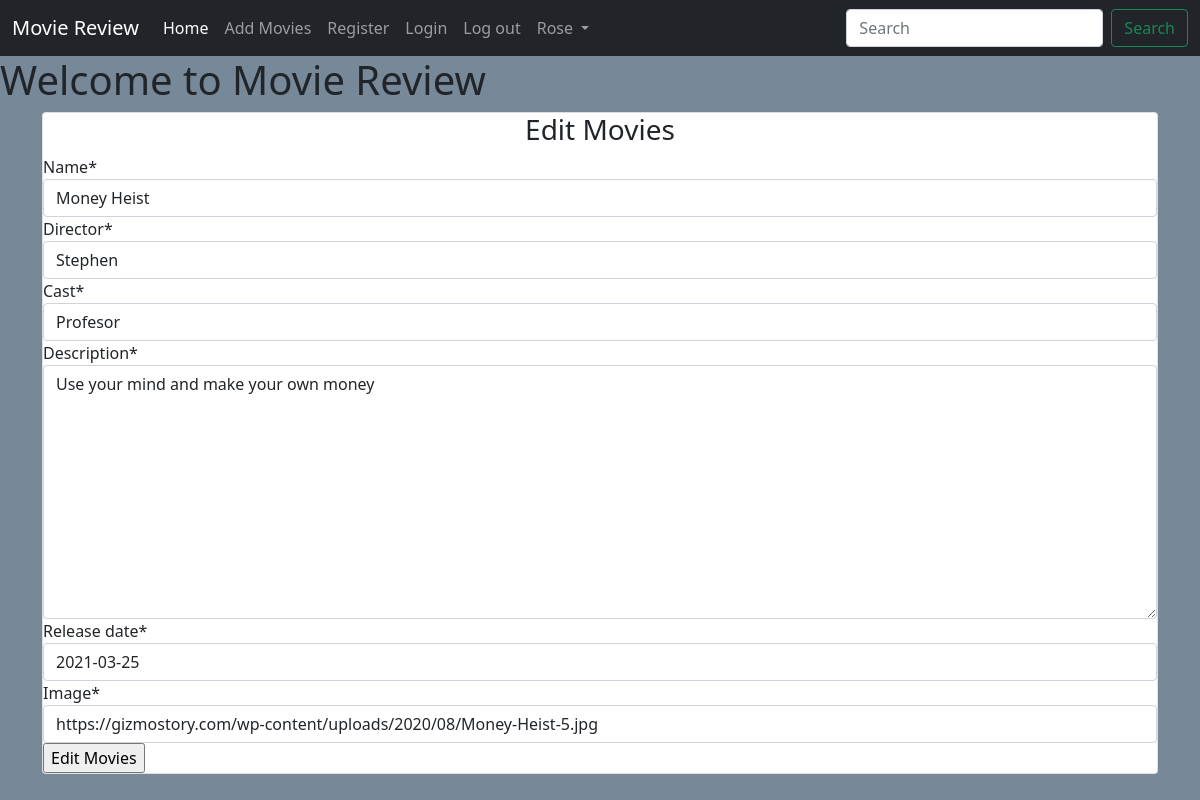
The app's page /editmovies/2/ (signed in) with its own data.
### main/models.py (models this page shows, shortened)
class Movie(models.Model):
    name = models.CharField(max_length=250)
    director = models.CharField(max_length=100)
    cast = models.CharField(max_length=1000)
    description = models.TextField(max_length=6000)
    release_date = models.DateField()
    averageRating = models.FloatField(default=0)
    image = models.URLField(default=None, null=True)

### main/views.py (the view)
# urls.py: path('editmovies/<int:id>/', views.edit_movies, name='edit_movies'),
@login_required()
def edit_movies(request, id):
    movie = Movie.objects.get(id=id)
    if request.method == 'POST':
        form = MovieForm(request.POST or None, instance=movie)
        if form.is_valid():
            data = form.save(commit=False)
            data.save()
            return redirect("main:details", id)
    else:
        form = MovieForm(instance=movie)
    return render(request,'main/addmovies.html', {"form": form, "controller":"Edit Movies"})

### main/forms.py
class MovieForm(forms.ModelForm):
    class Meta:
        model = Movie
        fields = ('name', 'director', 'cast', 'description', 'release_date', 'image')

### main/templates/main/addmovies.html (shortened to what this page needs)
{% extends 'main/base.html' %}
{% load crispy_forms_tags %}
{% block content %}
<div class="container">
    <div class="card">
       <div class="card-content">
          <h3 class="text-center">{{ controller }}</h3>
          <form action="" method="POST">
            {{form | crispy}}
            <input type="submit" value="{{controller}}" />
          </form>
       </div>
    </div>
</div>
{% endblock %}

### main/templates/main/base.html (shortened to what this page needs)
<!doctype html>
<html lang="en">
<head>
  <link href="https://cdn.jsdelivr.net/npm/bootstrap@5.0.0-beta3/dist/css/bootstrap.min.css" rel="stylesheet"
>
  {% load staticfiles %}
  <link rel="stylesheet" href="{% static 'css/main.css' %}">
</head>
<body>
  <nav class="navbar navbar-expand-lg navbar-dark bg-dark text-white">
    <div class="container-fluid">
    <a class="navbar-brand" href="{% url 'main:home' %}">Movie Review</a>
    <div class="collapse navbar-collapse" id="navbarSupportedContent">
      <ul class="navbar-nav  me-auto mb-2 mb-lg-0">
        <li class="nav-item ">
          <a class="nav-link  active" href="{% url 'main:home' %}">Home</a>
        </li>
        <li class="nav-item">
          <a class="nav-link" href="{% url 'main:add_movies' %}">Add Movies</a>
        </li>
        <li class="nav-item">
          <a class="nav-link" href="{% url 'accounts:register' %}">Register</a>
        </li>
        <li class="nav-item">
          <a class="nav-link" href="{% url 'accounts:login' %}">Login</a>
        </li>
        <li class="nav-item">
          <a class="nav-link" href="{% url 'accounts:logout' %}">Log out </a>
        </li>
        {% if user.is_authenticated %}
        <li class="nav-item dropdown">
          <a class="nav-link dropdown-toggle" href="#" id="navbarDropdown" role="button" data-bs-toggle="dropdown"  aria-expanded="false">
           {{user.username}}
          </a>
        </li>
      {% endif %}
      </ul>
      <form class="d-flex">
        <input class= "form-control me-2" type="search" placeholder="Search" aria-label="Search">
        <button class="btn btn-outline-success" type="submit">Search</button>
      </form>
    </div>
  </div>
  </nav>
  <h1>Welcome to Movie Review</h1>
  {% block content%}
  {% endblock %}
</body>
</html>

### main/static/css/main.css (style rules this page uses)
body { background-color: lightslategray; }

### records on screen
Movie: name "Money Heist", director "Stephen", cast "Profesor", description "Use your mind and make your own money", release_date "2021-03-25", image "https://gizmostory.com/wp-content/uploads/2020/08/Money-Heist-5.jpg"

### other values on screen
{{ user.username }} "Rose"
{{ controller }} "Edit Movies"
